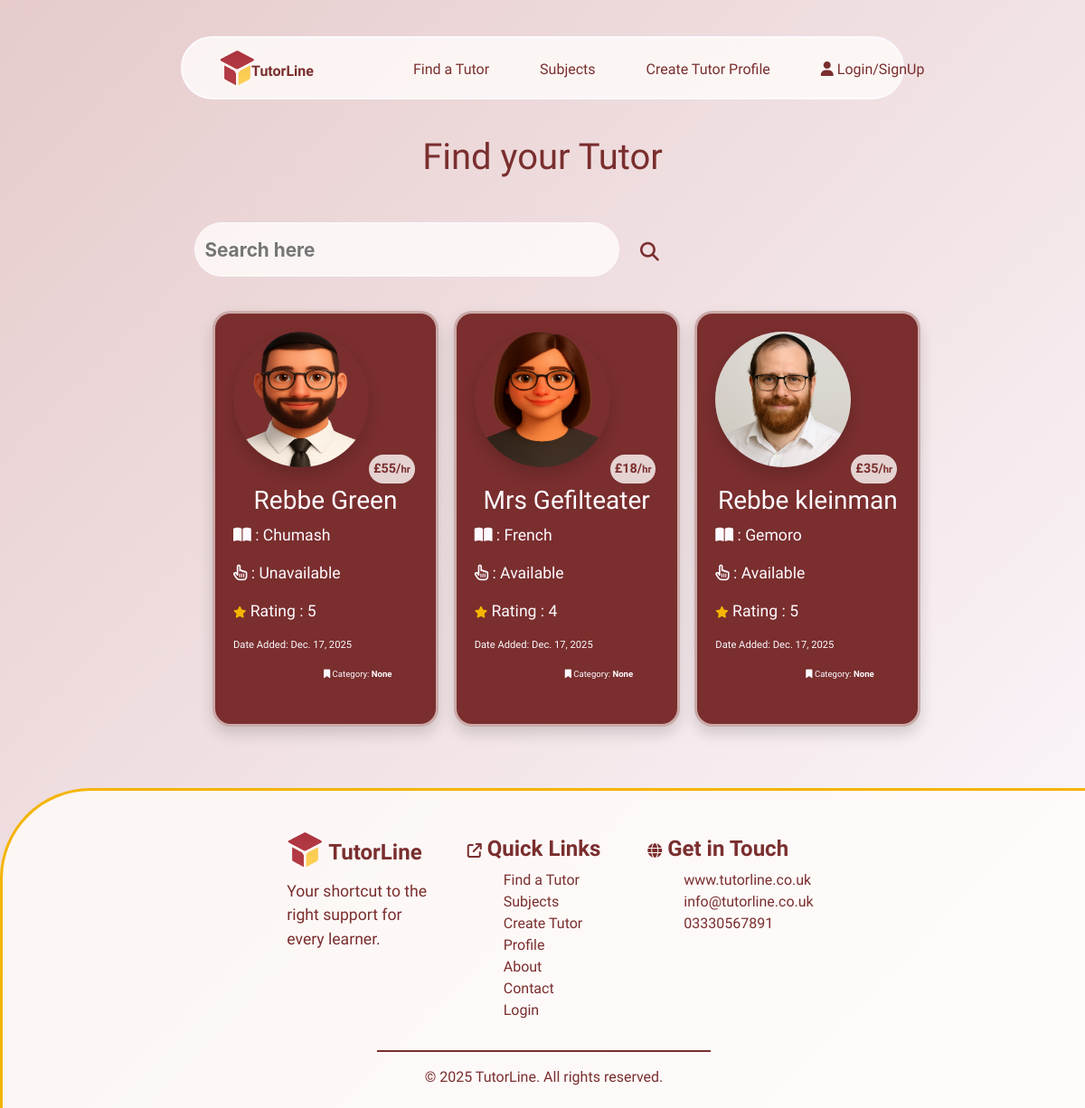
The page /tutors/ on the database as committed earlier.
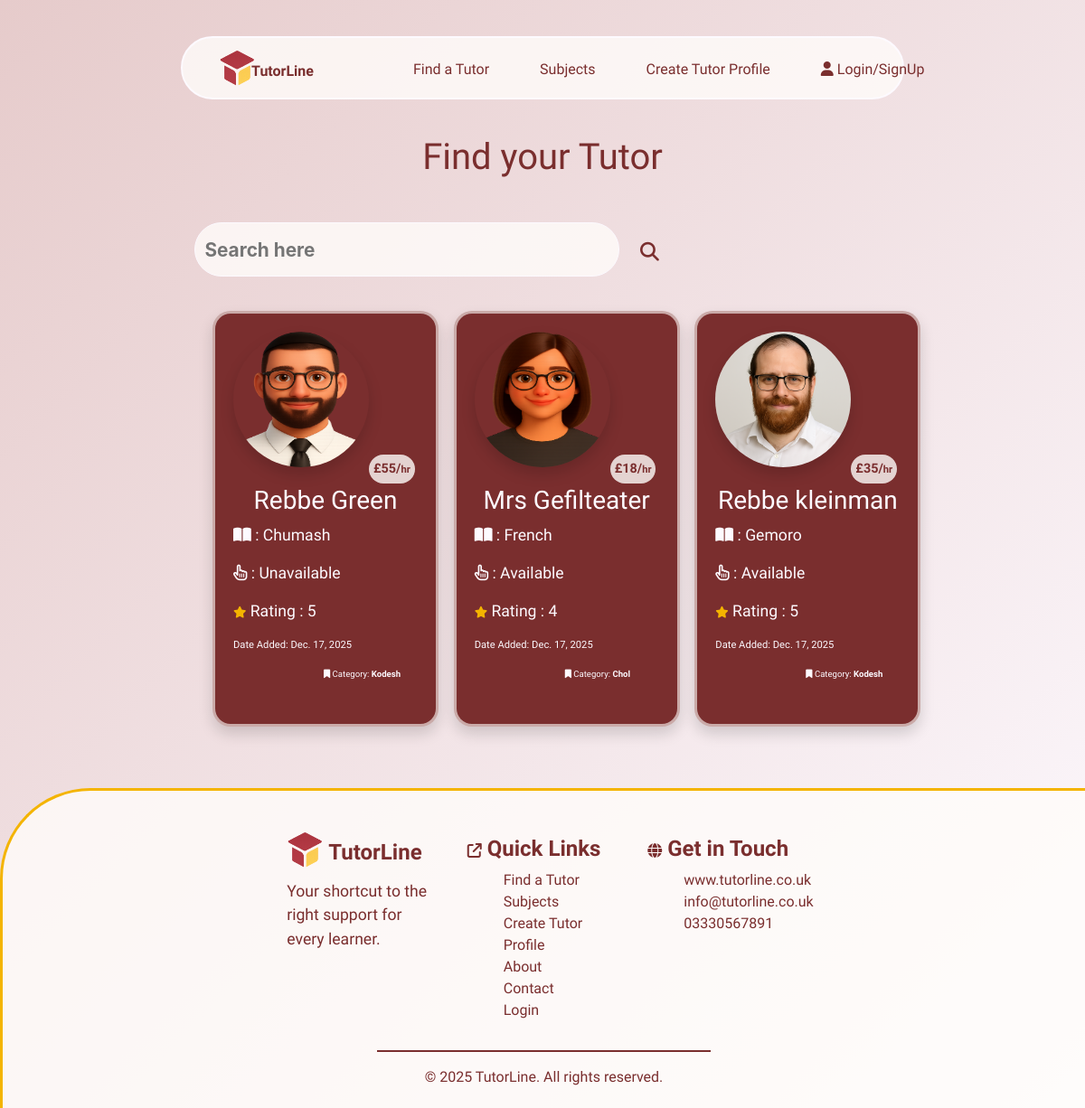
The same page on the database as committed later.
### tutors/models.py (models this page shows, shortened)
class Tutors(models.Model):
    name = models.CharField(max_length=254)
    location = models.ForeignKey('Location', null=True, blank=True,
                                 on_delete=models.SET_NULL)
    category = models.ForeignKey('Category', null=True, blank=True,
                                 on_delete=models.SET_NULL)
    date_added = models.DateField(auto_now=True)
    subject = models.CharField(max_length=254)
    price = models.IntegerField()
    active = models.BooleanField(default=True)
    description = models.TextField()
    email = models.EmailField()
    phone = models.CharField(max_length=14)
    rating = models.IntegerField(default=0)
    reviews = models.TextField(blank=True, null=True)
    image = models.ImageField(blank=True, null=True)
    is_male = models.BooleanField()

class Category(models.Model):
    class Meta:
        verbose_name_plural = "Categories"
    name = models.CharField(max_length=254)
    def __str__(self):
        return self.name

### tutors/views.py (the view)
# urls.py: path('tutors/', include('tutors.urls'))
def tutors(request):
    tutors = Tutors.objects.all()
    context = {'tutors': tutors}
    return render(request, 'tutors/tutors.html', context)

### tutors/templates/tutors/tutors.html (shortened to what this page needs)
{% extends "base.html" %}
{% load static %}
{% block extracss%}
<link rel="stylesheet" href="{% static 'css/tutors.css' %}">
{% endblock %}
{% block content %}
    <h1>Find your Tutor</h1>
    <div class="container-fluid mt-5">
        <div class="row">
            <div class="col-2"></div>
            <div class="col-5">
                <div class="search-bar">
                    <input type="text" class="search-input" placeholder="Search here">
                    <button class="btn"><i class="fas fa-search"></i></button>
                </div>
            </div>
            <div class="col-5"></div>
        </div>
    </div>
    <section class="mt-5">
        <div class="container-fluid">
            <div class="row">
                <div class="col-2"></div>
                <div class="col-8">
                    <div class="row">
                        {% for tutor in tutors %}
                        <div class="col-4">
                            <a href="">
                                <div class="tutor-card shadow">
                                    {% if tutor.is_male == True %}
                                    {% if tutor.image %}
                                    <img src="{{ tutor.image.url }}" class="image shadow" alt="{{ tutor.name }}">
                                    {% else %}
                                    <img src="/media/placeholder_male2.png" class="image shadow" alt="{{ tutor.name }}">
                                    {% endif %}
                                    {% else %}
                                    <img src="/media/placeholder_female.png" class="image shadow" alt="{{ tutor.name }}">
                                    {% endif %}
                                    <p class="price-stamp">£{{ tutor.price }}/<span class="per-hr">hr</span></p>
                                    <div class="details">
                                        <h3>{{ tutor.name }}</h3>
                                        <p><i class="fa-solid fa-book-open"></i> : {{ tutor.subject }}</p>
                                        <p>
                                            <i class="fa-regular fa-hand-pointer"></i>
                                             : {% if tutor.active == True %}Available{% else %}Unavailable{% endif %}
                                        </p>
                                        <p>
                                            <i class="fa-solid fa-star stars"></i> Rating : {% if tutor.rating == 0 %} <span class="no-rating">There are no ratings yet!</span>{% else %}{{ tutor.rating }}{% endif %}
                                        </p>
                                        <p class="date-tag">Date Added: {{ tutor.date_added }}</p>
                                        <p class="category-tag"><i class="fa-solid fa-bookmark"></i> Category: <strong>{{ tutor.category }}</strong></p>
                                    </div>
                                </div>
                            </a>
                        </div>
                        {% endfor %}
                    </div>
                </div>
                <div class="col-2"></div>
            </div>
        </div>
    </section>
{% endblock %}

Rows that differ between the two databases and show on the page:
changed Tutors "Rebbe Green": category "None" → "Kodesh"
changed Tutors "Mrs Gefilteater": category "None" → "Chol"
changed Tutors "Rebbe kleinman": category "None" → "Kodesh"
